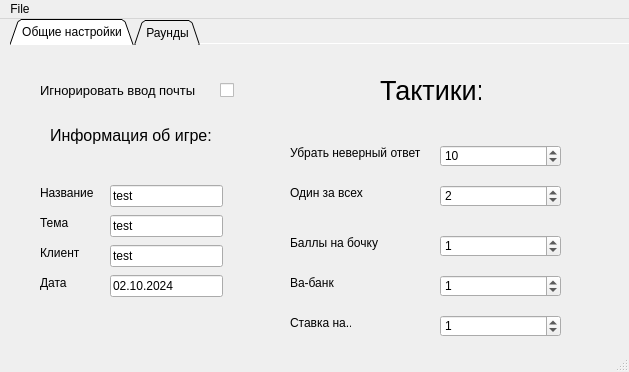
<?xml version="1.0" encoding="UTF-8"?>
<ui version="4.0">
 <class>MainWindow</class>
 <widget class="QMainWindow" name="MainWindow">
  <property name="geometry">
   <rect>
    <x>0</x>
    <y>0</y>
    <width>629</width>
    <height>372</height>
   </rect>
  </property>
  <property name="windowTitle">
   <string>ScorodumCreator</string>
  </property>
  <widget class="QWidget" name="centralwidget">
   <widget class="QTabWidget" name="tabWidget">
    <property name="geometry">
     <rect>
      <x>10</x>
      <y>0</y>
      <width>951</width>
      <height>581</height>
     </rect>
    </property>
    <property name="maximumSize">
     <size>
      <width>951</width>
      <height>581</height>
     </size>
    </property>
    <property name="contextMenuPolicy">
     <enum>Qt::ContextMenuPolicy::DefaultContextMenu</enum>
    </property>
    <property name="tabPosition">
     <enum>QTabWidget::TabPosition::North</enum>
    </property>
    <property name="tabShape">
     <enum>QTabWidget::TabShape::Triangular</enum>
    </property>
    <property name="currentIndex">
     <number>0</number>
    </property>
    <property name="elideMode">
     <enum>Qt::TextElideMode::ElideLeft</enum>
    </property>
    <property name="usesScrollButtons">
     <bool>true</bool>
    </property>
    <property name="documentMode">
     <bool>true</bool>
    </property>
    <property name="tabsClosable">
     <bool>false</bool>
    </property>
    <property name="movable">
     <bool>false</bool>
    </property>
    <property name="tabBarAutoHide">
     <bool>true</bool>
    </property>
    <widget class="QWidget" name="Main_Setting">
     <attribute name="title">
      <string>Общие настройки</string>
     </attribute>
     <widget class="QCheckBox" name="Mail_OnClick">
      <property name="geometry">
       <rect>
        <x>210</x>
        <y>30</y>
        <width>16</width>
        <height>31</height>
       </rect>
      </property>
      <property name="text">
       <string/>
      </property>
     </widget>
     <widget class="QLabel" name="label">
      <property name="geometry">
       <rect>
        <x>30</x>
        <y>30</y>
        <width>161</width>
        <height>31</height>
       </rect>
      </property>
      <property name="font">
       <font>
        <pointsize>10</pointsize>
       </font>
      </property>
      <property name="text">
       <string>Игнорировать ввод почты</string>
      </property>
     </widget>
     <widget class="QLabel" name="label_2">
      <property name="geometry">
       <rect>
        <x>370</x>
        <y>30</y>
        <width>101</width>
        <height>31</height>
       </rect>
      </property>
      <property name="font">
       <font>
        <pointsize>20</pointsize>
       </font>
      </property>
      <property name="text">
       <string>Тактики:</string>
      </property>
     </widget>
     <widget class="QLabel" name="label_3">
      <property name="geometry">
       <rect>
        <x>280</x>
        <y>100</y>
        <width>131</width>
        <height>16</height>
       </rect>
      </property>
      <property name="text">
       <string>Убрать неверный ответ</string>
      </property>
     </widget>
     <widget class="QLabel" name="label_4">
      <property name="geometry">
       <rect>
        <x>280</x>
        <y>140</y>
        <width>81</width>
        <height>16</height>
       </rect>
      </property>
      <property name="text">
       <string>Один за всех</string>
      </property>
     </widget>
     <widget class="QLabel" name="label_5">
      <property name="geometry">
       <rect>
        <x>280</x>
        <y>190</y>
        <width>91</width>
        <height>16</height>
       </rect>
      </property>
      <property name="text">
       <string>Баллы на бочку</string>
      </property>
     </widget>
     <widget class="QLabel" name="label_6">
      <property name="geometry">
       <rect>
        <x>280</x>
        <y>230</y>
        <width>49</width>
        <height>16</height>
       </rect>
      </property>
      <property name="text">
       <string>Ва-банк</string>
      </property>
     </widget>
     <widget class="QLabel" name="label_7">
      <property name="geometry">
       <rect>
        <x>280</x>
        <y>270</y>
        <width>61</width>
        <height>16</height>
       </rect>
      </property>
      <property name="text">
       <string>Ставка на...</string>
      </property>
     </widget>
     <widget class="QLabel" name="label_8">
      <property name="geometry">
       <rect>
        <x>40</x>
        <y>80</y>
        <width>171</width>
        <height>20</height>
       </rect>
      </property>
      <property name="font">
       <font>
        <pointsize>12</pointsize>
       </font>
      </property>
      <property name="text">
       <string>Информация об игре:</string>
      </property>
     </widget>
     <widget class="QLabel" name="label_9">
      <property name="geometry">
       <rect>
        <x>30</x>
        <y>140</y>
        <width>61</width>
        <height>16</height>
       </rect>
      </property>
      <property name="text">
       <string>Название</string>
      </property>
     </widget>
     <widget class="QLabel" name="label_19">
      <property name="geometry">
       <rect>
        <x>30</x>
        <y>170</y>
        <width>41</width>
        <height>16</height>
       </rect>
      </property>
      <property name="text">
       <string>Тема</string>
      </property>
     </widget>
     <widget class="QLabel" name="label_20">
      <property name="geometry">
       <rect>
        <x>30</x>
        <y>200</y>
        <width>41</width>
        <height>16</height>
       </rect>
      </property>
      <property name="text">
       <string>Клиент</string>
      </property>
     </widget>
     <widget class="QLabel" name="label_21">
      <property name="geometry">
       <rect>
        <x>30</x>
        <y>230</y>
        <width>41</width>
        <height>16</height>
       </rect>
      </property>
      <property name="text">
       <string>Дата</string>
      </property>
     </widget>
     <widget class="QLineEdit" name="Name_Game">
      <property name="geometry">
       <rect>
        <x>100</x>
        <y>140</y>
        <width>113</width>
        <height>22</height>
       </rect>
      </property>
      <property name="text">
       <string>test</string>
      </property>
     </widget>
     <widget class="QLineEdit" name="Theme_Game">
      <property name="geometry">
       <rect>
        <x>100</x>
        <y>170</y>
        <width>113</width>
        <height>22</height>
       </rect>
      </property>
      <property name="text">
       <string>test</string>
      </property>
     </widget>
     <widget class="QLineEdit" name="Client_Game">
      <property name="geometry">
       <rect>
        <x>100</x>
        <y>200</y>
        <width>113</width>
        <height>22</height>
       </rect>
      </property>
      <property name="text">
       <string>test</string>
      </property>
     </widget>
     <widget class="QLineEdit" name="Date_Game">
      <property name="geometry">
       <rect>
        <x>100</x>
        <y>230</y>
        <width>113</width>
        <height>22</height>
       </rect>
      </property>
      <property name="text">
       <string>02.10.2024</string>
      </property>
     </widget>
     <widget class="QSpinBox" name="remove_answer">
      <property name="geometry">
       <rect>
        <x>430</x>
        <y>100</y>
        <width>121</width>
        <height>22</height>
       </rect>
      </property>
      <property name="wrapping">
       <bool>false</bool>
      </property>
      <property name="frame">
       <bool>true</bool>
      </property>
      <property name="readOnly">
       <bool>false</bool>
      </property>
      <property name="buttonSymbols">
       <enum>QAbstractSpinBox::ButtonSymbols::UpDownArrows</enum>
      </property>
      <property name="keyboardTracking">
       <bool>true</bool>
      </property>
      <property name="minimum">
       <number>0</number>
      </property>
      <property name="stepType">
       <enum>QAbstractSpinBox::StepType::DefaultStepType</enum>
      </property>
      <property name="value">
       <number>10</number>
      </property>
     </widget>
     <widget class="QSpinBox" name="one_for_all">
      <property name="geometry">
       <rect>
        <x>430</x>
        <y>140</y>
        <width>121</width>
        <height>22</height>
       </rect>
      </property>
      <property name="minimum">
       <number>0</number>
      </property>
      <property name="value">
       <number>2</number>
      </property>
     </widget>
     <widget class="QSpinBox" name="question_bet">
      <property name="geometry">
       <rect>
        <x>430</x>
        <y>190</y>
        <width>121</width>
        <height>22</height>
       </rect>
      </property>
      <property name="minimum">
       <number>0</number>
      </property>
      <property name="value">
       <number>1</number>
      </property>
     </widget>
     <widget class="QSpinBox" name="all_in">
      <property name="geometry">
       <rect>
        <x>430</x>
        <y>230</y>
        <width>121</width>
        <height>22</height>
       </rect>
      </property>
      <property name="minimum">
       <number>0</number>
      </property>
      <property name="value">
       <number>1</number>
      </property>
     </widget>
     <widget class="QSpinBox" name="team_bet">
      <property name="geometry">
       <rect>
        <x>430</x>
        <y>270</y>
        <width>121</width>
        <height>22</height>
       </rect>
      </property>
      <property name="minimum">
       <number>0</number>
      </property>
      <property name="value">
       <number>1</number>
      </property>
     </widget>
    </widget>
    <widget class="QWidget" name="Round_Setting">
     <attribute name="title">
      <string>Раунды</string>
     </attribute>
     <widget class="QLabel" name="label_22">
      <property name="geometry">
       <rect>
        <x>50</x>
        <y>70</y>
        <width>70</width>
        <height>28</height>
       </rect>
      </property>
      <property name="text">
       <string>Тип раунда</string>
      </property>
     </widget>
     <widget class="QLabel" name="label_23">
      <property name="geometry">
       <rect>
        <x>50</x>
        <y>120</y>
        <width>91</width>
        <height>28</height>
       </rect>
      </property>
      <property name="text">
       <string>Тестовый раунд</string>
      </property>
     </widget>
     <widget class="QCheckBox" name="Test_Round">
      <property name="geometry">
       <rect>
        <x>160</x>
        <y>120</y>
        <width>21</width>
        <height>28</height>
       </rect>
      </property>
      <property name="text">
       <string/>
      </property>
     </widget>
     <widget class="QLabel" name="label_24">
      <property name="geometry">
       <rect>
        <x>50</x>
        <y>170</y>
        <width>81</width>
        <height>28</height>
       </rect>
      </property>
      <property name="text">
       <string>Время раунда</string>
      </property>
     </widget>
     <widget class="QComboBox" name="Type_Round">
      <property name="geometry">
       <rect>
        <x>140</x>
        <y>70</y>
        <width>70</width>
        <height>28</height>
       </rect>
      </property>
      <item>
       <property name="text">
        <string>classical</string>
       </property>
      </item>
      <item>
       <property name="text">
        <string>blitz</string>
       </property>
      </item>
     </widget>
     <widget class="QPushButton" name="Add_Round">
      <property name="geometry">
       <rect>
        <x>320</x>
        <y>280</y>
        <width>75</width>
        <height>24</height>
       </rect>
      </property>
      <property name="text">
       <string>Добавить</string>
      </property>
     </widget>
     <widget class="QPushButton" name="Del_Round">
      <property name="geometry">
       <rect>
        <x>440</x>
        <y>280</y>
        <width>75</width>
        <height>24</height>
       </rect>
      </property>
      <property name="text">
       <string>Удалить</string>
      </property>
     </widget>
     <widget class="QListWidget" name="All_Round">
      <property name="geometry">
       <rect>
        <x>300</x>
        <y>10</y>
        <width>241</width>
        <height>261</height>
       </rect>
      </property>
      <property name="frameShape">
       <enum>QFrame::Shape::Box</enum>
      </property>
      <property name="editTriggers">
       <set>QAbstractItemView::EditTrigger::DoubleClicked|QAbstractItemView::EditTrigger::SelectedClicked</set>
      </property>
     </widget>
     <widget class="QSpinBox" name="Second_Round">
      <property name="geometry">
       <rect>
        <x>140</x>
        <y>170</y>
        <width>71</width>
        <height>22</height>
       </rect>
      </property>
      <property name="focusPolicy">
       <enum>Qt::FocusPolicy::WheelFocus</enum>
      </property>
      <property name="contextMenuPolicy">
       <enum>Qt::ContextMenuPolicy::DefaultContextMenu</enum>
      </property>
      <property name="layoutDirection">
       <enum>Qt::LayoutDirection::LeftToRight</enum>
      </property>
      <property name="wrapping">
       <bool>true</bool>
      </property>
      <property name="frame">
       <bool>true</bool>
      </property>
      <property name="buttonSymbols">
       <enum>QAbstractSpinBox::ButtonSymbols::NoButtons</enum>
      </property>
      <property name="accelerated">
       <bool>true</bool>
      </property>
      <property name="keyboardTracking">
       <bool>true</bool>
      </property>
      <property name="maximum">
       <number>300</number>
      </property>
      <property name="singleStep">
       <number>1</number>
      </property>
      <property name="stepType">
       <enum>QAbstractSpinBox::StepType::DefaultStepType</enum>
      </property>
      <property name="value">
       <number>50</number>
      </property>
     </widget>
     <widget class="QSpinBox" name="Blitz_Score">
      <property name="geometry">
       <rect>
        <x>140</x>
        <y>220</y>
        <width>71</width>
        <height>22</height>
       </rect>
      </property>
      <property name="focusPolicy">
       <enum>Qt::FocusPolicy::WheelFocus</enum>
      </property>
      <property name="contextMenuPolicy">
       <enum>Qt::ContextMenuPolicy::DefaultContextMenu</enum>
      </property>
      <property name="layoutDirection">
       <enum>Qt::LayoutDirection::LeftToRight</enum>
      </property>
      <property name="wrapping">
       <bool>true</bool>
      </property>
      <property name="frame">
       <bool>true</bool>
      </property>
      <property name="buttonSymbols">
       <enum>QAbstractSpinBox::ButtonSymbols::NoButtons</enum>
      </property>
      <property name="accelerated">
       <bool>true</bool>
      </property>
      <property name="keyboardTracking">
       <bool>true</bool>
      </property>
      <property name="maximum">
       <number>300</number>
      </property>
      <property name="singleStep">
       <number>1</number>
      </property>
      <property name="stepType">
       <enum>QAbstractSpinBox::StepType::DefaultStepType</enum>
      </property>
      <property name="value">
       <number>50</number>
      </property>
     </widget>
     <widget class="QLabel" name="Blitz_label">
      <property name="geometry">
       <rect>
        <x>50</x>
        <y>220</y>
        <width>81</width>
        <height>28</height>
       </rect>
      </property>
      <property name="text">
       <string>Очки блиц</string>
      </property>
     </widget>
    </widget>
   </widget>
  </widget>
  <widget class="QMenuBar" name="menubar">
   <property name="geometry">
    <rect>
     <x>0</x>
     <y>0</y>
     <width>629</width>
     <height>22</height>
    </rect>
   </property>
   <widget class="QMenu" name="menuFile">
    <property name="title">
     <string>File</string>
    </property>
    <addaction name="actionNew"/>
    <addaction name="actionSave"/>
    <addaction name="actionSave_as"/>
    <addaction name="actionClose"/>
   </widget>
   <addaction name="menuFile"/>
  </widget>
  <widget class="QStatusBar" name="statusbar"/>
  <action name="actionSave">
   <property name="enabled">
    <bool>false</bool>
   </property>
   <property name="text">
    <string>Save</string>
   </property>
  </action>
  <action name="actionSave_as">
   <property name="checkable">
    <bool>false</bool>
   </property>
   <property name="checked">
    <bool>false</bool>
   </property>
   <property name="enabled">
    <bool>true</bool>
   </property>
   <property name="text">
    <string>Save as</string>
   </property>
   <property name="shortcut">
    <string>Ctrl+Shift+S</string>
   </property>
   <property name="shortcutContext">
    <enum>Qt::ShortcutContext::WidgetWithChildrenShortcut</enum>
   </property>
   <property name="autoRepeat">
    <bool>false</bool>
   </property>
   <property name="menuRole">
    <enum>QAction::MenuRole::TextHeuristicRole</enum>
   </property>
   <property name="priority">
    <enum>QAction::Priority::LowPriority</enum>
   </property>
  </action>
  <action name="actionClose">
   <property name="enabled">
    <bool>false</bool>
   </property>
   <property name="text">
    <string>Close</string>
   </property>
  </action>
  <action name="actionNew">
   <property name="checkable">
    <bool>false</bool>
   </property>
   <property name="enabled">
    <bool>false</bool>
   </property>
   <property name="text">
    <string>New</string>
   </property>
  </action>
 </widget>
 <resources/>
 <connections/>
</ui>
